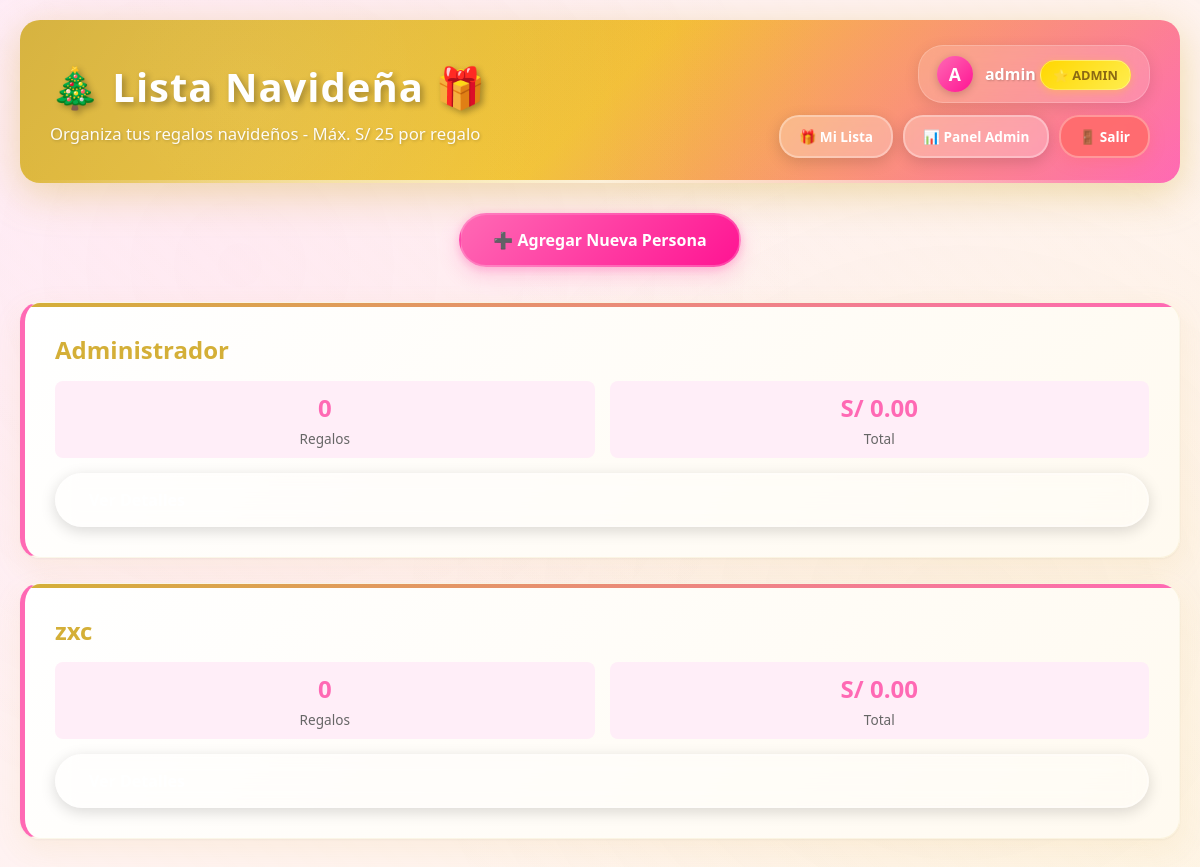
The page /panel-admin/personas/ (signed in) on the database its author committed.
### regalos/models.py (models this page shows, shortened)
class Persona(models.Model):
    usuario = models.OneToOneField(User, on_delete=models.CASCADE, related_name='persona', null=True, blank=True)
    nombre = models.CharField(max_length=100)
    email = models.EmailField(blank=True)
    fecha_creacion = models.DateTimeField(auto_now_add=True)
    class Meta:
        verbose_name = 'Persona'
        verbose_name_plural = 'Personas'
        ordering = ['nombre']
    def total_regalos(self):
        return self.regalos.count()
    def total_gastado(self):
        return sum(regalo.precio for regalo in self.regalos.all())

### regalos/views.py (the view)
# urls.py: path('panel-admin/personas/', views.lista_personas, name='lista_personas'),
@login_required(login_url='login')
def lista_personas(request):
    personas = Persona.objects.all()
    return render(request, 'regalos/lista_personas.html', {'personas': personas})

### regalos/templates/regalos/lista_personas.html (shortened to what this page needs)
{% extends 'regalos/base.html' %}
{% block content %}
<div class="header-actions">
    <a href="{% url 'agregar_persona' %}" class="btn btn-primary">➕ Agregar Nueva Persona</a>
</div>
{% if personas %}
<div class="personas-grid">
    {% for persona in personas %}
    <div class="card persona-card">
        <div class="persona-header">
            <div class="persona-nombre">{{ persona.nombre }}</div>
        </div>
        <div class="persona-stats">
            <div class="stat">
                <div class="stat-value">{{ persona.total_regalos }}</div>
                <div class="stat-label">Regalos</div>
            </div>
            <div class="stat">
                <div class="stat-value">S/ {{ persona.total_gastado|floatformat:2 }}</div>
                <div class="stat-label">Total</div>
            </div>
        </div>
        <div class="actions">
            <a href="{% url 'detalle_persona' persona.id %}" class="btn btn-secondary" style="flex: 1;">Ver Detalles</a>
        </div>
    </div>
    {% endfor %}
</div>
{% endif %}
{% endblock %}

### regalos/templates/regalos/base.html (shortened to what this page needs)
<!DOCTYPE html>
<html lang="es">
<head>
</head>
<body>
    <div class="container">
        <header>
            <div class="header-content">
                <div class="header-title">
                    <h1>🎄 Lista Navideña 🎁</h1>
                    <p class="subtitle">Organiza tus regalos navideños - Máx. S/ 25 por regalo</p>
                </div>
                <div class="header-user">
                    {% if user.is_authenticated %}
                        <div class="user-info">
                            <div class="user-avatar">{{ user.username|first|upper }}</div>
                            <div>
                                <strong>{{ user.username }}</strong>
                                {% if user.is_superuser %}
                                    <span class="admin-badge">⭐ ADMIN</span>
                                {% endif %}
                            </div>
                        </div>
                        <div class="user-actions">
                            <a href="{% url 'mi_lista' %}" class="btn btn-secondary btn-sm">🎁 Mi Lista</a>
                            {% if user.is_superuser %}
                                <a href="{% url 'panel_admin' %}" class="btn btn-secondary btn-sm">📊 Panel Admin</a>
                            {% endif %}
                            <a href="{% url 'logout' %}" class="btn btn-danger btn-sm">🚪 Salir</a>
                        </div>
                    {% endif %}
                </div>
            </div>
        </header>
        {% block content %}{% endblock %}
    </div>
</body>
</html>

### rows shown on the page
Persona: nombre "Administrador", total_regalos "0", total_gastado "0.00"
Persona: nombre "zxc", total_regalos "0", total_gastado "0.00"

### other values the page prints
{{ user.username|first|upper }} "A"
{{ user.username }} "admin"
